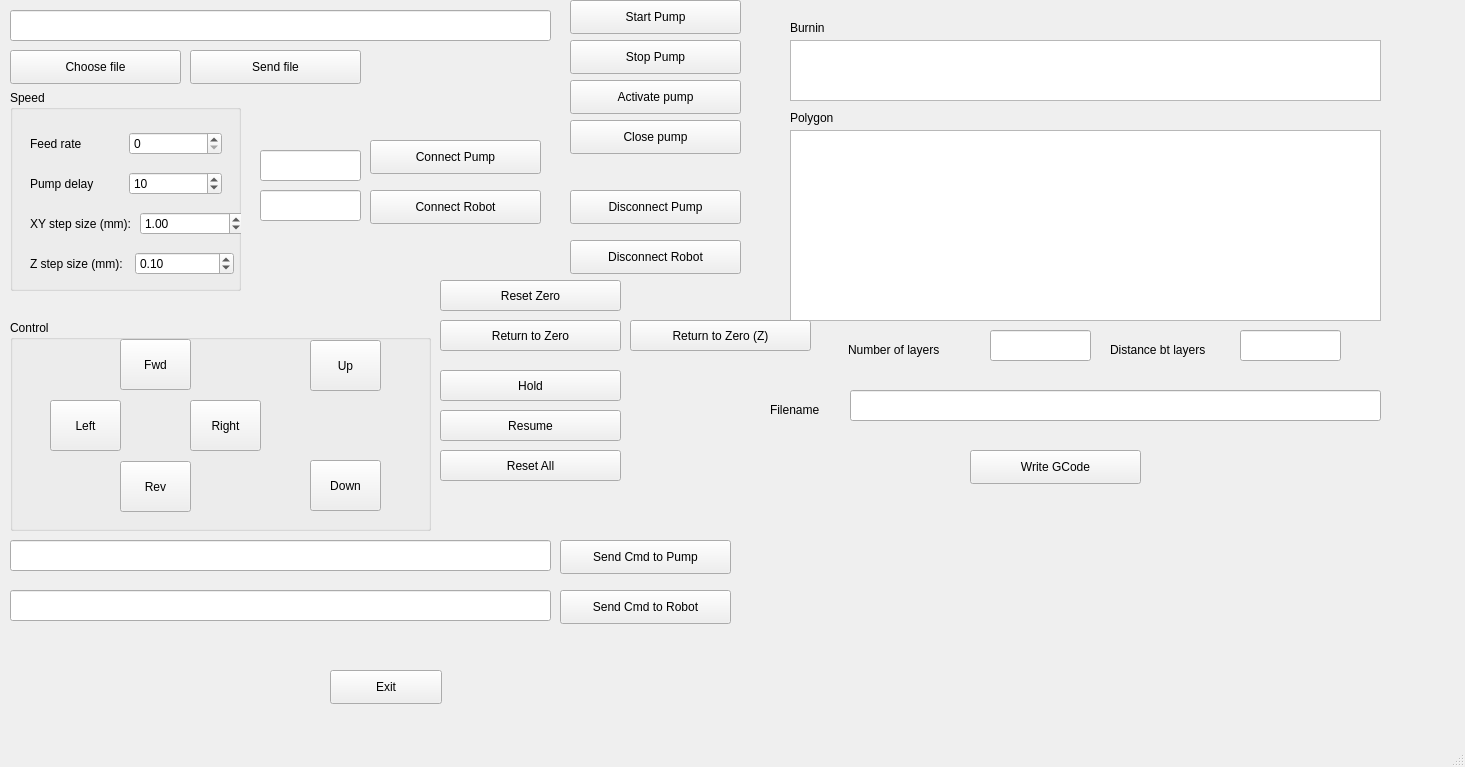
<?xml version="1.0" encoding="UTF-8"?>
<ui version="4.0">
 <class>MainWindow</class>
 <widget class="QMainWindow" name="MainWindow">
  <property name="geometry">
   <rect>
    <x>0</x>
    <y>0</y>
    <width>1465</width>
    <height>767</height>
   </rect>
  </property>
  <property name="windowTitle">
   <string>MainWindow</string>
  </property>
  <widget class="QWidget" name="centralwidget">
   <widget class="QPushButton" name="Exit">
    <property name="geometry">
     <rect>
      <x>330</x>
      <y>670</y>
      <width>112</width>
      <height>34</height>
     </rect>
    </property>
    <property name="text">
     <string>Exit</string>
    </property>
   </widget>
   <widget class="QPushButton" name="ResetZero">
    <property name="geometry">
     <rect>
      <x>440</x>
      <y>280</y>
      <width>181</width>
      <height>31</height>
     </rect>
    </property>
    <property name="text">
     <string>Reset Zero</string>
    </property>
   </widget>
   <widget class="QPushButton" name="Hold">
    <property name="geometry">
     <rect>
      <x>440</x>
      <y>370</y>
      <width>181</width>
      <height>31</height>
     </rect>
    </property>
    <property name="text">
     <string>Hold</string>
    </property>
   </widget>
   <widget class="QGroupBox" name="groupBox">
    <property name="geometry">
     <rect>
      <x>10</x>
      <y>90</y>
      <width>231</width>
      <height>201</height>
     </rect>
    </property>
    <property name="title">
     <string>Speed</string>
    </property>
    <widget class="QWidget" name="layoutWidget">
     <property name="geometry">
      <rect>
       <x>20</x>
       <y>40</y>
       <width>192</width>
       <height>27</height>
      </rect>
     </property>
     <layout class="QHBoxLayout" name="horizontalLayout_2">
      <item>
       <widget class="QLabel" name="label_2">
        <property name="text">
         <string>Feed rate</string>
        </property>
       </widget>
      </item>
      <item>
       <widget class="QSpinBox" name="FeedRate"/>
      </item>
     </layout>
    </widget>
    <widget class="QWidget" name="layoutWidget_2">
     <property name="geometry">
      <rect>
       <x>20</x>
       <y>80</y>
       <width>192</width>
       <height>27</height>
      </rect>
     </property>
     <layout class="QHBoxLayout" name="horizontalLayout_3">
      <item>
       <widget class="QLabel" name="label_3">
        <property name="text">
         <string>Pump delay</string>
        </property>
       </widget>
      </item>
      <item>
       <widget class="QSpinBox" name="PumpDelay">
        <property name="minimum">
         <number>1</number>
        </property>
        <property name="maximum">
         <number>10000</number>
        </property>
        <property name="value">
         <number>10</number>
        </property>
       </widget>
      </item>
     </layout>
    </widget>
    <widget class="QWidget" name="layoutWidget">
     <property name="geometry">
      <rect>
       <x>20</x>
       <y>120</y>
       <width>214</width>
       <height>27</height>
      </rect>
     </property>
     <layout class="QHBoxLayout" name="horizontalLayout">
      <item>
       <widget class="QLabel" name="label">
        <property name="text">
         <string>XY step size (mm):</string>
        </property>
       </widget>
      </item>
      <item>
       <widget class="QDoubleSpinBox" name="XYStepSize">
        <property name="singleStep">
         <double>0.010000000000000</double>
        </property>
        <property name="value">
         <double>1.000000000000000</double>
        </property>
       </widget>
      </item>
     </layout>
    </widget>
    <widget class="QWidget" name="layoutWidget_3">
     <property name="geometry">
      <rect>
       <x>20</x>
       <y>160</y>
       <width>204</width>
       <height>27</height>
      </rect>
     </property>
     <layout class="QHBoxLayout" name="horizontalLayout_4">
      <item>
       <widget class="QLabel" name="label_4">
        <property name="text">
         <string>Z step size (mm):</string>
        </property>
       </widget>
      </item>
      <item>
       <widget class="QDoubleSpinBox" name="ZStepSize">
        <property name="singleStep">
         <double>0.010000000000000</double>
        </property>
        <property name="value">
         <double>0.100000000000000</double>
        </property>
       </widget>
      </item>
     </layout>
    </widget>
   </widget>
   <widget class="QGroupBox" name="groupBox_2">
    <property name="geometry">
     <rect>
      <x>10</x>
      <y>320</y>
      <width>421</width>
      <height>211</height>
     </rect>
    </property>
    <property name="title">
     <string>Control</string>
    </property>
    <widget class="QPushButton" name="Up">
     <property name="geometry">
      <rect>
       <x>300</x>
       <y>20</y>
       <width>71</width>
       <height>51</height>
      </rect>
     </property>
     <property name="text">
      <string>Up</string>
     </property>
     <property name="shortcut">
      <string>Ctrl+Shift+Up</string>
     </property>
    </widget>
    <widget class="QPushButton" name="Right">
     <property name="geometry">
      <rect>
       <x>180</x>
       <y>80</y>
       <width>71</width>
       <height>51</height>
      </rect>
     </property>
     <property name="text">
      <string>Right</string>
     </property>
     <property name="shortcut">
      <string>Ctrl+Right</string>
     </property>
    </widget>
    <widget class="QPushButton" name="Left">
     <property name="geometry">
      <rect>
       <x>40</x>
       <y>80</y>
       <width>71</width>
       <height>51</height>
      </rect>
     </property>
     <property name="text">
      <string>Left</string>
     </property>
     <property name="shortcut">
      <string>Ctrl+Left</string>
     </property>
    </widget>
    <widget class="QPushButton" name="Rev">
     <property name="geometry">
      <rect>
       <x>110</x>
       <y>141</y>
       <width>71</width>
       <height>51</height>
      </rect>
     </property>
     <property name="text">
      <string>Rev</string>
     </property>
     <property name="shortcut">
      <string>Ctrl+Down</string>
     </property>
    </widget>
    <widget class="QPushButton" name="Down">
     <property name="geometry">
      <rect>
       <x>300</x>
       <y>140</y>
       <width>71</width>
       <height>51</height>
      </rect>
     </property>
     <property name="text">
      <string>Down</string>
     </property>
     <property name="shortcut">
      <string>Ctrl+Shift+Down</string>
     </property>
    </widget>
    <widget class="QPushButton" name="Fwd">
     <property name="geometry">
      <rect>
       <x>110</x>
       <y>19</y>
       <width>71</width>
       <height>51</height>
      </rect>
     </property>
     <property name="text">
      <string>Fwd</string>
     </property>
     <property name="shortcut">
      <string>Ctrl+Up</string>
     </property>
    </widget>
   </widget>
   <widget class="QPushButton" name="ActivatePump">
    <property name="geometry">
     <rect>
      <x>570</x>
      <y>80</y>
      <width>171</width>
      <height>34</height>
     </rect>
    </property>
    <property name="text">
     <string>Activate pump</string>
    </property>
   </widget>
   <widget class="QPushButton" name="ClosePump">
    <property name="geometry">
     <rect>
      <x>570</x>
      <y>120</y>
      <width>171</width>
      <height>34</height>
     </rect>
    </property>
    <property name="text">
     <string>Close pump</string>
    </property>
   </widget>
   <widget class="QPushButton" name="ConnectPump">
    <property name="geometry">
     <rect>
      <x>370</x>
      <y>140</y>
      <width>171</width>
      <height>34</height>
     </rect>
    </property>
    <property name="text">
     <string>Connect Pump</string>
    </property>
   </widget>
   <widget class="QPushButton" name="ConnectRobot">
    <property name="geometry">
     <rect>
      <x>370</x>
      <y>190</y>
      <width>171</width>
      <height>34</height>
     </rect>
    </property>
    <property name="text">
     <string>Connect Robot</string>
    </property>
   </widget>
   <widget class="QLineEdit" name="FileName">
    <property name="geometry">
     <rect>
      <x>10</x>
      <y>10</y>
      <width>541</width>
      <height>31</height>
     </rect>
    </property>
   </widget>
   <widget class="QPushButton" name="ChooseFile">
    <property name="geometry">
     <rect>
      <x>10</x>
      <y>50</y>
      <width>171</width>
      <height>34</height>
     </rect>
    </property>
    <property name="text">
     <string>Choose file</string>
    </property>
   </widget>
   <widget class="QPushButton" name="SendFile">
    <property name="geometry">
     <rect>
      <x>190</x>
      <y>50</y>
      <width>171</width>
      <height>34</height>
     </rect>
    </property>
    <property name="text">
     <string>Send file</string>
    </property>
   </widget>
   <widget class="QPushButton" name="Resume">
    <property name="geometry">
     <rect>
      <x>440</x>
      <y>410</y>
      <width>181</width>
      <height>31</height>
     </rect>
    </property>
    <property name="text">
     <string>Resume</string>
    </property>
   </widget>
   <widget class="QLineEdit" name="RobotPort">
    <property name="geometry">
     <rect>
      <x>260</x>
      <y>190</y>
      <width>101</width>
      <height>31</height>
     </rect>
    </property>
   </widget>
   <widget class="QLineEdit" name="PumpPort">
    <property name="geometry">
     <rect>
      <x>260</x>
      <y>150</y>
      <width>101</width>
      <height>31</height>
     </rect>
    </property>
   </widget>
   <widget class="QPushButton" name="DisconnectPump">
    <property name="geometry">
     <rect>
      <x>570</x>
      <y>190</y>
      <width>171</width>
      <height>34</height>
     </rect>
    </property>
    <property name="text">
     <string>Disconnect Pump</string>
    </property>
   </widget>
   <widget class="QPushButton" name="DisconnectRobot">
    <property name="geometry">
     <rect>
      <x>570</x>
      <y>240</y>
      <width>171</width>
      <height>34</height>
     </rect>
    </property>
    <property name="text">
     <string>Disconnect Robot</string>
    </property>
   </widget>
   <widget class="QLineEdit" name="CmdPump">
    <property name="geometry">
     <rect>
      <x>10</x>
      <y>540</y>
      <width>541</width>
      <height>31</height>
     </rect>
    </property>
   </widget>
   <widget class="QPushButton" name="SendCmdPump">
    <property name="geometry">
     <rect>
      <x>560</x>
      <y>540</y>
      <width>171</width>
      <height>34</height>
     </rect>
    </property>
    <property name="text">
     <string>Send Cmd to Pump</string>
    </property>
   </widget>
   <widget class="QPushButton" name="SendCmdRobot">
    <property name="geometry">
     <rect>
      <x>560</x>
      <y>590</y>
      <width>171</width>
      <height>34</height>
     </rect>
    </property>
    <property name="text">
     <string>Send Cmd to Robot</string>
    </property>
   </widget>
   <widget class="QLineEdit" name="CmdRobot">
    <property name="geometry">
     <rect>
      <x>10</x>
      <y>590</y>
      <width>541</width>
      <height>31</height>
     </rect>
    </property>
   </widget>
   <widget class="QPushButton" name="ReturnToZero">
    <property name="geometry">
     <rect>
      <x>440</x>
      <y>320</y>
      <width>181</width>
      <height>31</height>
     </rect>
    </property>
    <property name="text">
     <string>Return to Zero</string>
    </property>
   </widget>
   <widget class="QPushButton" name="ResetAll">
    <property name="geometry">
     <rect>
      <x>440</x>
      <y>450</y>
      <width>181</width>
      <height>31</height>
     </rect>
    </property>
    <property name="text">
     <string>Reset All</string>
    </property>
   </widget>
   <widget class="QTextEdit" name="Polygon">
    <property name="geometry">
     <rect>
      <x>790</x>
      <y>130</y>
      <width>591</width>
      <height>191</height>
     </rect>
    </property>
   </widget>
   <widget class="QLabel" name="label_5">
    <property name="geometry">
     <rect>
      <x>790</x>
      <y>110</y>
      <width>59</width>
      <height>16</height>
     </rect>
    </property>
    <property name="text">
     <string>Polygon</string>
    </property>
   </widget>
   <widget class="QTextEdit" name="Burnin">
    <property name="geometry">
     <rect>
      <x>790</x>
      <y>40</y>
      <width>591</width>
      <height>61</height>
     </rect>
    </property>
   </widget>
   <widget class="QLabel" name="label_6">
    <property name="geometry">
     <rect>
      <x>790</x>
      <y>20</y>
      <width>59</width>
      <height>16</height>
     </rect>
    </property>
    <property name="text">
     <string>Burnin</string>
    </property>
   </widget>
   <widget class="QLineEdit" name="NLayers">
    <property name="geometry">
     <rect>
      <x>990</x>
      <y>330</y>
      <width>101</width>
      <height>31</height>
     </rect>
    </property>
   </widget>
   <widget class="QLabel" name="label_7">
    <property name="geometry">
     <rect>
      <x>848</x>
      <y>340</y>
      <width>141</width>
      <height>20</height>
     </rect>
    </property>
    <property name="text">
     <string>Number of layers</string>
    </property>
   </widget>
   <widget class="QLineEdit" name="FileNameToWrite">
    <property name="geometry">
     <rect>
      <x>850</x>
      <y>390</y>
      <width>531</width>
      <height>31</height>
     </rect>
    </property>
   </widget>
   <widget class="QLabel" name="label_8">
    <property name="geometry">
     <rect>
      <x>770</x>
      <y>400</y>
      <width>81</width>
      <height>20</height>
     </rect>
    </property>
    <property name="text">
     <string>Filename</string>
    </property>
   </widget>
   <widget class="QPushButton" name="WriteGCode">
    <property name="geometry">
     <rect>
      <x>970</x>
      <y>450</y>
      <width>171</width>
      <height>34</height>
     </rect>
    </property>
    <property name="text">
     <string>Write GCode</string>
    </property>
   </widget>
   <widget class="QPushButton" name="StartPump">
    <property name="geometry">
     <rect>
      <x>570</x>
      <y>0</y>
      <width>171</width>
      <height>34</height>
     </rect>
    </property>
    <property name="text">
     <string>Start Pump</string>
    </property>
   </widget>
   <widget class="QPushButton" name="StopPump">
    <property name="geometry">
     <rect>
      <x>570</x>
      <y>40</y>
      <width>171</width>
      <height>34</height>
     </rect>
    </property>
    <property name="text">
     <string>Stop Pump</string>
    </property>
   </widget>
   <widget class="QPushButton" name="ReturnToZeroAbs">
    <property name="geometry">
     <rect>
      <x>630</x>
      <y>320</y>
      <width>181</width>
      <height>31</height>
     </rect>
    </property>
    <property name="text">
     <string>Return to Zero (Z)</string>
    </property>
   </widget>
   <widget class="QLabel" name="label_9">
    <property name="geometry">
     <rect>
      <x>1110</x>
      <y>340</y>
      <width>141</width>
      <height>20</height>
     </rect>
    </property>
    <property name="text">
     <string>Distance bt layers</string>
    </property>
   </widget>
   <widget class="QLineEdit" name="DLayers">
    <property name="geometry">
     <rect>
      <x>1240</x>
      <y>330</y>
      <width>101</width>
      <height>31</height>
     </rect>
    </property>
   </widget>
  </widget>
  <widget class="QMenuBar" name="menubar">
   <property name="geometry">
    <rect>
     <x>0</x>
     <y>0</y>
     <width>1465</width>
     <height>31</height>
    </rect>
   </property>
  </widget>
  <widget class="QStatusBar" name="statusbar"/>
 </widget>
 <resources/>
 <connections/>
</ui>
